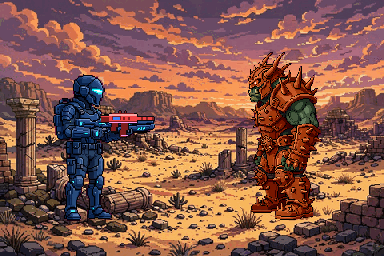
#> input picture docs/pixel-samples/roam-dustwaste.png, 384 x 256 px
$ python tile-unarmed-board.py
#> lines starting #> are read from the running program, lines starting #| are printed output that depends on the picture
#!/usr/bin/env python3
"""Tile the unarmed-hunter samples into one review board.

Inputs: docs/pixel-samples/roam-dustwaste.png + roam-unarmed.png
(from scripts/render-overhaul-samples.ts — the golden baselines'
twins). Output: docs/pixel-samples/board-unarmed.png — the armed
roam scene (equipped path, unchanged) beside the unarmed roam scene
(real-item invariant: no weapon equipped renders NO weapon), plus a
matched close crop of each hunter at the same box and scale so the
only difference on the board is the weapon itself. Review artifact
for the unarmed-render fix; baselines are Claude-reviewed per
Michael's golden ruling.
"""

from pathlib import Path

from PIL import Image, ImageDraw

ROOT = Path(__file__).resolve().parent.parent
SAMPLES = ROOT / "docs" / "pixel-samples"

TILE_W = 384
TILE_H = 256
LABEL_H = 22
COLS = 2


def close_crop(img: Image.Image) -> Image.Image:
    """The hunter's stage box, identical for both scenes."""
    crop = img.crop((40, 56, 248, 238))
    tile = Image.new("RGB", (TILE_W, TILE_H), (12, 12, 16))
    tile.paste(crop, ((TILE_W - crop.width) // 2, (TILE_H - crop.height) // 2))
    return tile


def main() -> None:
    armed = Image.open(SAMPLES / "roam-dustwaste.png").convert("RGB")
    unarmed = Image.open(SAMPLES / "roam-unarmed.png").convert("RGB")
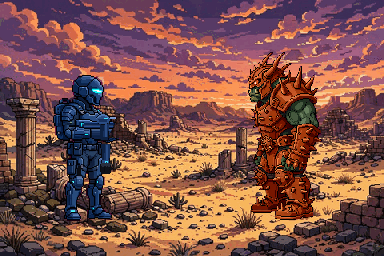
#> input picture docs/pixel-samples/roam-unarmed.png, 384 x 256 px
    tiles = [
        (armed, "ARMED - equipped: baked rifle + compositor weapon (unchanged)"),
        (unarmed, "UNARMED - no weapon equipped: hands at sides, no phantom rifle"),
        (close_crop(armed), "armed hunter close-up"),
        (close_crop(unarmed), "unarmed hunter close-up - empty hands"),
    ]
#> in close_crop, `crop = img.crop((40, 56, 248, 238))`:
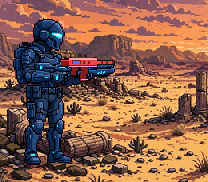
#> crop: PIL image 208x182 RGB; mean R, G, B 142, 98.3, 78.5
#> in close_crop, `tile.paste(crop, ((TILE_W - crop.width) // 2, (TILE_H - crop.height) /..`:
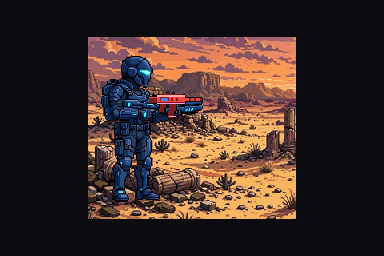
#> tile: PIL image 384x256 RGB; mean R, G, B 62.1, 45.2, 40.1
#> in close_crop (call 2), `crop = img.crop((40, 56, 248, 238))`:
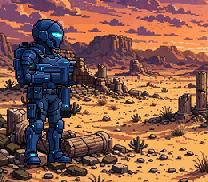
#> crop: PIL image 208x182 RGB; mean R, G, B 138.7, 95, 78
#> in close_crop (call 2), `tile.paste(crop, ((TILE_W - crop.width) // 2, (TILE_H - crop.height) /..`:
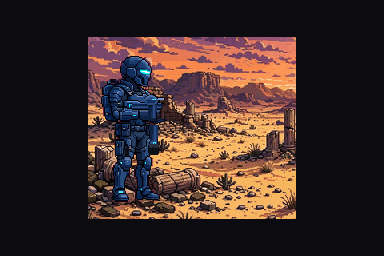
#> tile: PIL image 384x256 RGB; mean R, G, B 60.8, 44, 39.9
    rows = (len(tiles) + COLS - 1) // COLS
#> rows = 2
    board = Image.new("RGB", (COLS * TILE_W, rows * (TILE_H + LABEL_H)), (12, 12, 16))
    draw = ImageDraw.Draw(board)
    for i, (tile, label) in enumerate(tiles):
        x = (i % COLS) * TILE_W
        y = (i // COLS) * (TILE_H + LABEL_H)
        board.paste(tile, (x, y))
        draw.text((x + 8, y + TILE_H + 5), label, fill=(230, 230, 235))
#> this loop made 4 passes
#> (x, y) on passes 1 to 2: (0, 0), (384, 0)
#> (label, x, y) on passes 3 to 4: ('armed hunter close-up', 0, 278), ('unarmed hunter close-up - empty hands', 384, 278)
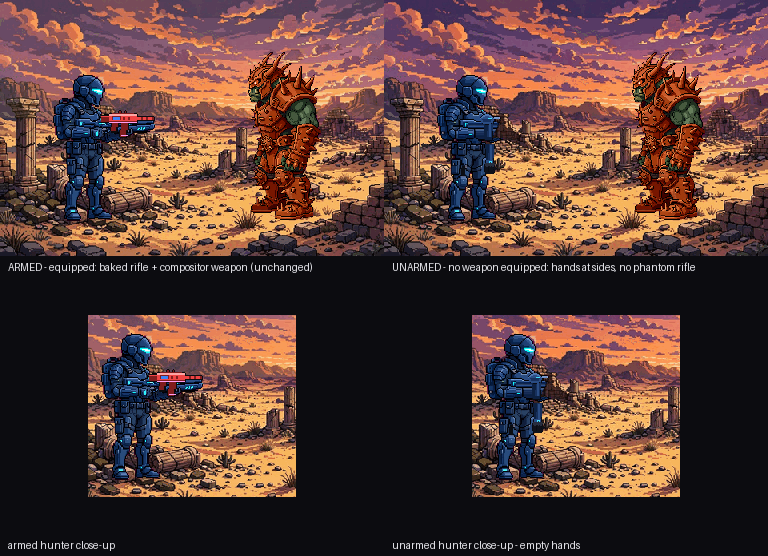
#> board: PIL image 768x556 RGB; mean R, G, B 91.3, 62.2, 55.3
    out = SAMPLES / "board-unarmed.png"
    board.save(out, optimize=True)
    print(f"board: {out} {board.size}")
#| board: docs/pixel-samples/board-unarmed.png (768, 556)


if __name__ == "__main__":
    main()
